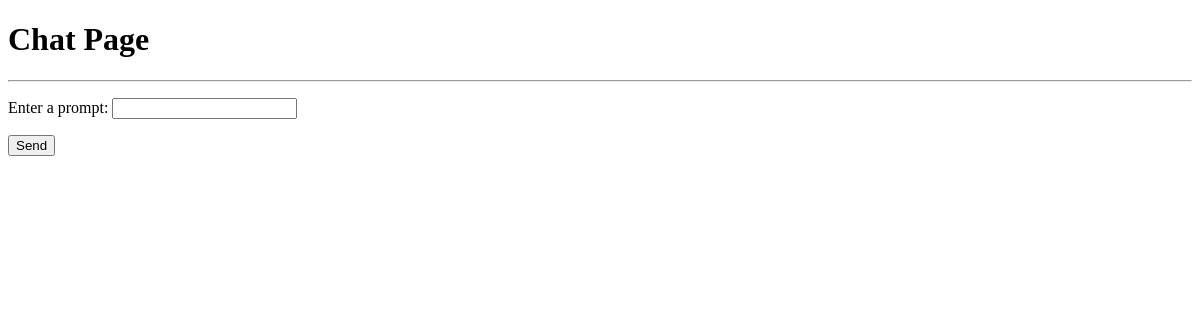
/soilapp/chat/ (signed in), run on an earlier commit of the app's database.
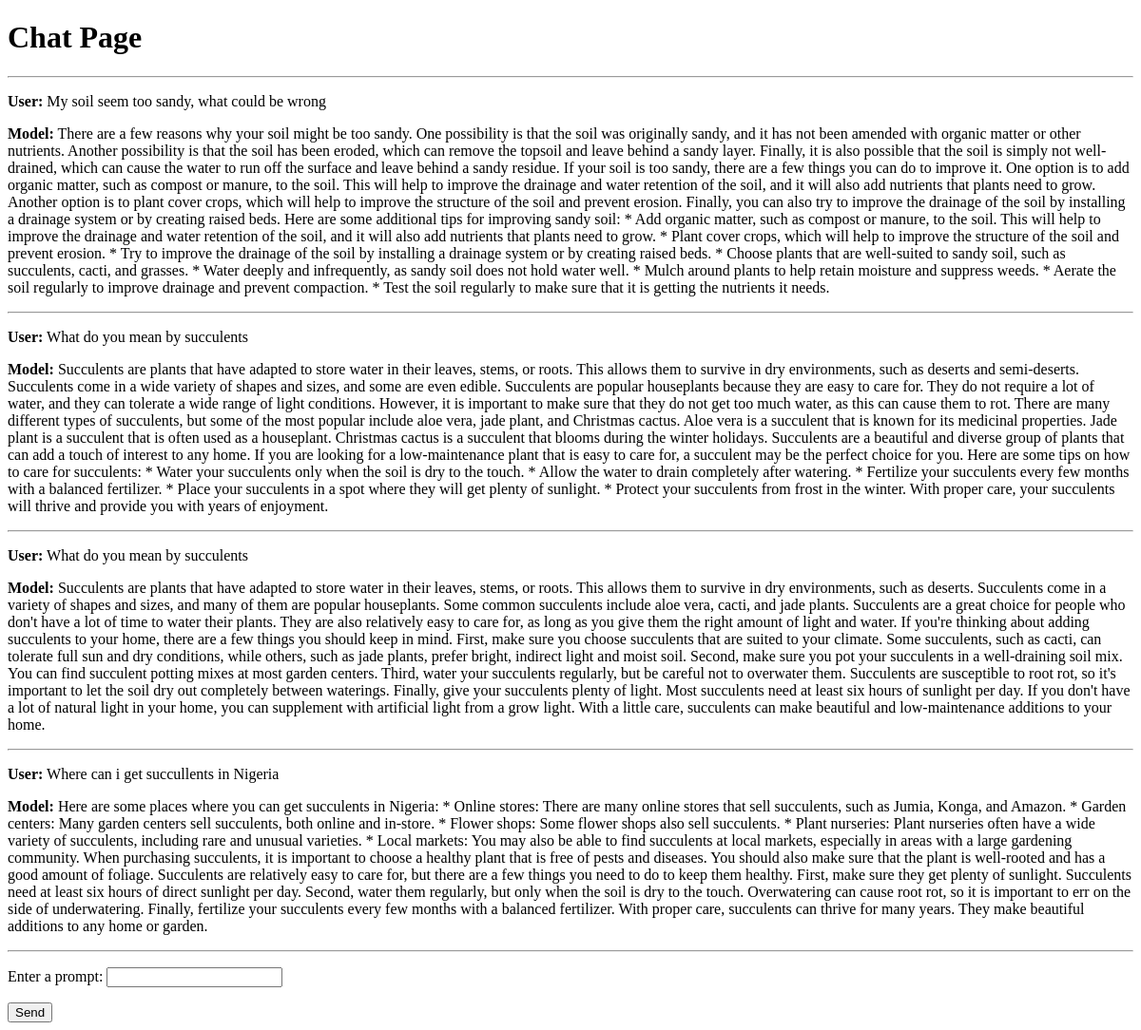
And on a later commit of the database.
### soilapp/models.py (models this page shows, shortened)
class ChatMessage(models.Model):
    user_input = models.TextField()
    model_response = models.TextField()
    timestamp = models.DateTimeField(auto_now_add=True)
    class Meta:
        ordering = ['timestamp']

### soilapp/views.py (the view)
# urls.py: path('chat/', views.chat_view, name='chat_view'),
@login_required
def chat_view(request):
    if request.method == 'POST':
        palm.configure(api_key='AIzaSyA2fSdNXmrkVRtx    VECo-PjdtGAyntUMpW8')
        form = ChatForm(request.POST)
        if form.is_valid():
            prompt = form.cleaned_data['prompt']
            if prompt == 'quit':
                return redirect('chat_view')  # Redirect to chat view when 'quit' is entered
            response = palm.chat(
                context="Be a professional soil scientist with vast and accurate knowledge in soil science, agronomy, and general agriculture.",
                examples=[],
                messages=prompt
            )
            ChatMessage.objects.create(user_input=prompt, model_response=response.last)
    else:
        form = ChatForm()
    chat_messages = ChatMessage.objects.all()
    return render(request, 'chat_page.html', {'form': form, 'chat_messages': chat_messages})

### soilapp/forms.py
class ChatForm(forms.Form):
    prompt = forms.CharField(label='Enter a prompt', max_length=255)

### soilapp/templates/chat_page.html (shortened to what this page needs)
<!DOCTYPE html>
<html>
<head>
</head>
<body>
    <h1>Chat Page</h1>
    <hr>
    <div>
        {% for message in chat_messages %}
            <div>
                <p><strong>User:</strong> {{ message.user_input }}</p>
                <p><strong>Model:</strong> {{ message.model_response }}</p>
            </div>
            <hr>
        {% endfor %}
    </div>
    <form method="post">
        {{ form.as_p }}
        <input type="submit" value="Send">
    </form>
</body>
</html>

What changed in the data, as far as the page shows it:
added ChatMessage: user_input "My soil seem too sandy, what could be wrong", model_response "There are a few reasons why your soil might be too sandy. One possibility is that the soil was originally sandy, and it has not been amended with organic matter or other nutrients. Another possibility is that the soil has been eroded, which can remove the topsoil and leave behind a sandy layer. Finally, it is also possible that the soil is simply not well-drained, which can cause the water to run off the surface and leave behind a sandy residue. If your soil is too sandy, there are a few things you can do to improve it. One option is to add organic matter, such as compost or manure, to the soil. This will help to improve the drainage and water retention of the soil, and it will also add…"
added ChatMessage: user_input "What do you mean by succulents", model_response "Succulents are plants that have adapted to store water in their leaves, stems, or roots. This allows them to survive in dry environments, such as deserts and semi-deserts. Succulents come in a wide variety of shapes and sizes, and some are even edible. Succulents are popular houseplants because they are easy to care for. They do not require a lot of water, and they can tolerate a wide range of light conditions. However, it is important to make sure that they do not get too much water, as this can cause them to rot. There are many different types of succulents, but some of the most popular include aloe vera, jade plant, and Christmas cactus. Aloe vera is a succulent that is known for its…"
added ChatMessage: user_input "What do you mean by succulents", model_response "Succulents are plants that have adapted to store water in their leaves, stems, or roots. This allows them to survive in dry environments, such as deserts. Succulents come in a variety of shapes and sizes, and many of them are popular houseplants. Some common succulents include aloe vera, cacti, and jade plants. Succulents are a great choice for people who don't have a lot of time to water their plants. They are also relatively easy to care for, as long as you give them the right amount of light and water. If you're thinking about adding succulents to your home, there are a few things you should keep in mind. First, make sure you choose succulents that are suited to your climate. Some…"
added ChatMessage: user_input "Where can i get succullents in Nigeria", model_response "Here are some places where you can get succulents in Nigeria: * Online stores: There are many online stores that sell succulents, such as Jumia, Konga, and Amazon. * Garden centers: Many garden centers sell succulents, both online and in-store. * Flower shops: Some flower shops also sell succulents. * Plant nurseries: Plant nurseries often have a wide variety of succulents, including rare and unusual varieties. * Local markets: You may also be able to find succulents at local markets, especially in areas with a large gardening community. When purchasing succulents, it is important to choose a healthy plant that is free of pests and diseases. You should also make sure that the plant is…"
